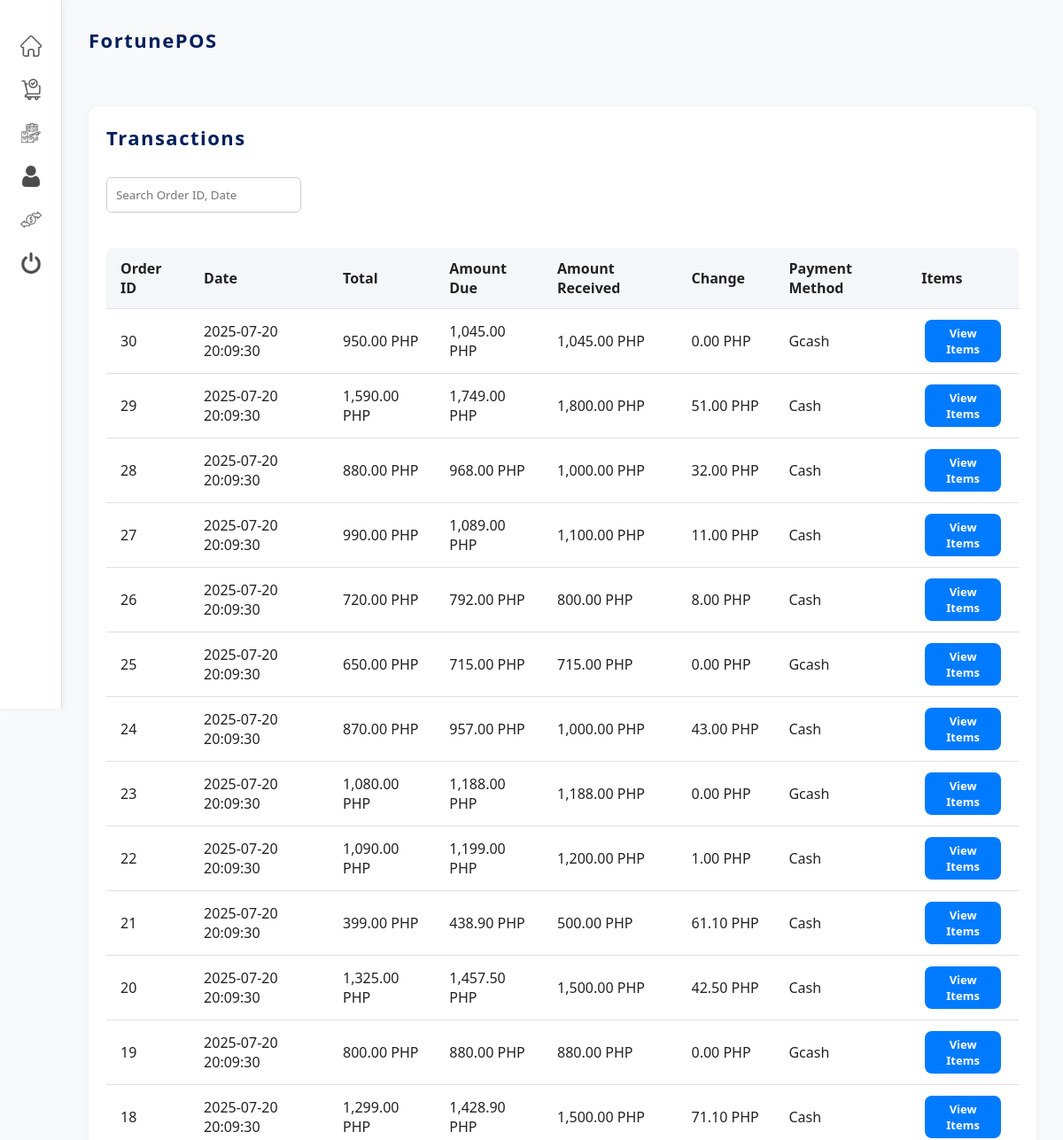
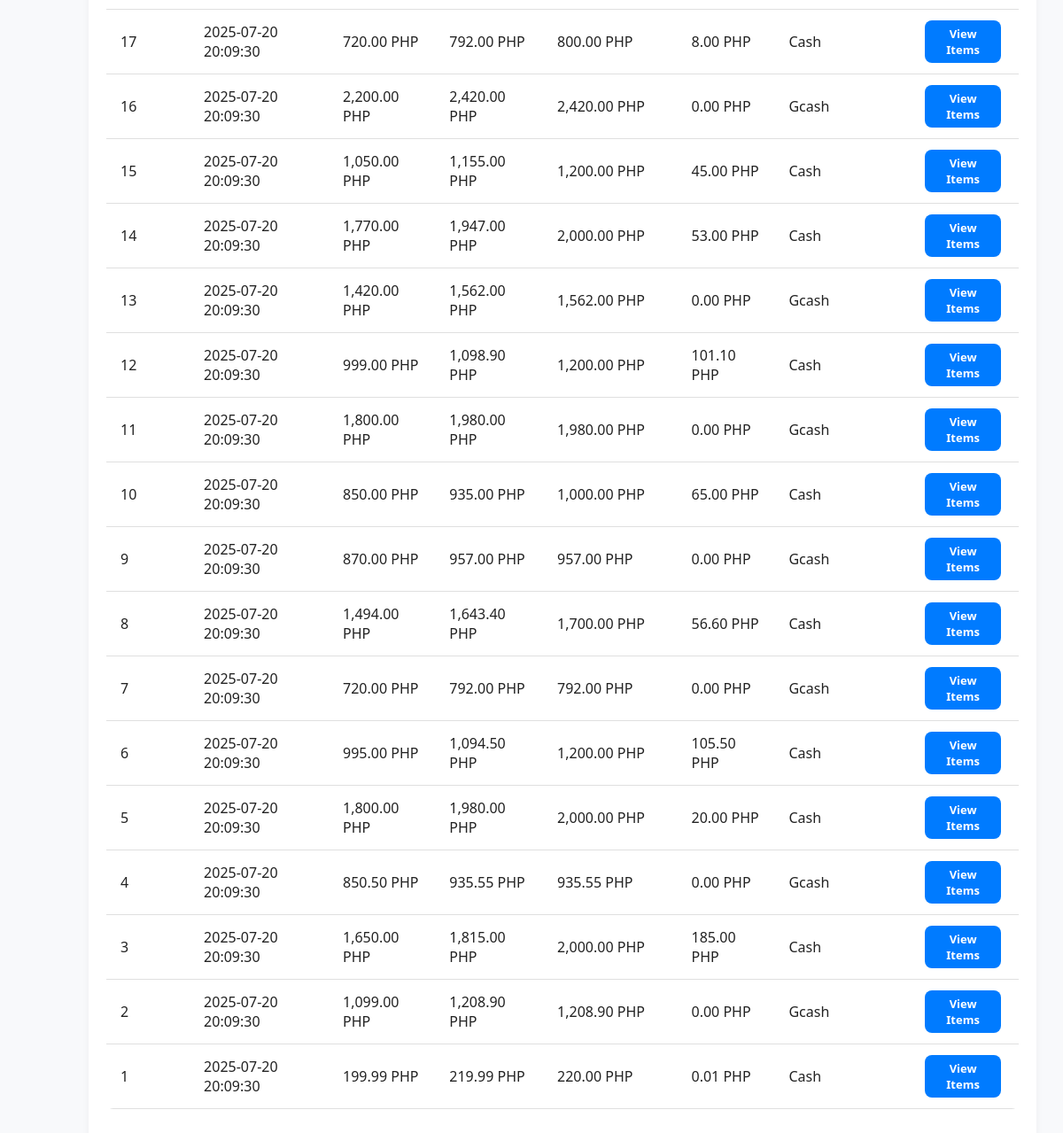
The app's page /admin/transactions.php (signed in) with its own data (2 pictures, top to bottom).
### tables this page shows
CREATE TABLE orders (
    id INT AUTO_INCREMENT NOT NULL PRIMARY KEY,
    total DECIMAL(10,2) NOT NULL,
    created_at TIMESTAMP DEFAULT CURRENT_TIMESTAMP NOT NULL,
    amount_due DECIMAL(10,2) NOT NULL,
    amount_received DECIMAL(10,2) NOT NULL,
    change_amount DECIMAL(10,2) NOT NULL,
    payment_method VARCHAR(20) NOT NULL
    );

### admin/transactions.php (the view, shortened to what this page needs)
<!DOCTYPE html>
<html lang="en">
  <?php
    include_once '../includes/head.php';
  ?>
<body>
  <?php include_once '../includes/sidebar.php'; ?>
  <div class="main-content">
    <?php include_once '../includes/header.php'; ?>
    <div class="table-container">
      <table>
        <thead>
          <tr>
            <h2>Transactions</h2>
            <div style="margin-bottom: 20px;">
              <input type="text" id="search-input" class='search-input'  placeholder="Search Order ID, Date"   />
            </div>
          </tr>
          <tr>
            <th>Order ID</th>
            <th>Date</th>
            <th>Total</th>
            <th>Amount Due</th>
            <th>Amount Received</th>
            <th>Change</th>
            <th>Payment Method</th>
            <th>Items</th>
          </tr>
        </thead>
        <tbody>
          <?php
          $orders = $conn->query("SELECT * FROM orders ORDER BY id DESC");
          while ($order = $orders->fetch(PDO::FETCH_ASSOC)) {
            echo "<tr class='order-row'>";
            echo "<td>{$order['id']}</td>";
            echo "<td>{$order['created_at']}</td>";
            echo "<td>" . number_format($order['total'], 2) . " PHP</td>";
            echo "<td>" . number_format($order['amount_due'], 2) . " PHP</td>";
            echo "<td>" . number_format($order['amount_received'], 2) . " PHP</td>";
            echo "<td>" . number_format($order['change_amount'], 2) . " PHP</td>";
            echo "<td>{$order['payment_method']}</td>";
            echo "<td><button class='toggle-btn' data-id='{$order['id']}'>View Items</button></td>";
            echo "</tr>";
          }
          ?>
        </tbody>
      </table>
    </div>
  </div>
</body>
</html>

### style.css (style rules this page uses)
* { margin: 0; padding: 0; box-sizing: border-box; font-family: "Segoe UI", sans-serif; }
body { display: flex; background: #f8f9fb; color: #333; min-height: 100vh; }
.main-content { flex: 1; padding: 30px; }
.cart-table, table { width: 100%; border-collapse: collapse; margin-top: 20px; margin-bottom: 15px; border-radius: 8px; overflow: hidden; }
.cart-table th, .cart-table td, th, td { padding: 12px 15px; text-align: left; border-bottom: 1px solid #ddd; font-size: 15px; }
.cart-table th, th { background-color: #f4f6fb; font-weight: 600; }
.edit, .delete, .add, .checkout-btn, .complete-order-btn, button { margin: 0 4px; padding: 6px 12px; border: none; border-radius: 8px; color: white; cursor: pointer; font-size: 13px; font-weight: 600; transition: background-color 0.2s, transform 0.3s; }
h2 { font-size: 20px; color: #001f5c; margin-bottom: 20px; }
.receipt-box h2, h2 { font-size: 22px; color: #001f5c; margin-bottom: 30px; letter-spacing: 1.5px; }
.receipt-box table, table { width: 100%; border-collapse: collapse; margin-bottom: 20px; text-align: left; }
.receipt-box th, .receipt-box td, th, td { padding: 10px; border-bottom: 1px solid #ddd; }
.table-container { background-color: #fff; padding: 20px; border-radius: 10px; box-shadow: 0 0 8px rgba(0, 0, 0, 0.05); overflow-x: auto; }
.table-container table { width: 100%; border-collapse: collapse; margin-top: 20px; }
.table-container th, .table-container td { padding: 12px 16px; border-bottom: 1px solid #e0e0e0; text-align: left; }
.table-container th { background-color: #f4f6f9; font-weight: 600; }
.table-container table, .table-container th, .table-container td { color: #222 !important; font-size: 16px; }
.toggle-btn { background-color:#007bff; }
.search-input, .num-input { padding: 10px; margin-bottom: 20px; border: 1px solid #ccc; border-radius: 6px; }

### records on screen
orders: id "30", created_at "2025-07-20 20:09:30", total "950.00", amount_due "1,045.00", amount_received "1,045.00", change_amount "0.00", payment_method "Gcash"
orders: id "29", created_at "2025-07-20 20:09:30", total "1,590.00", amount_due "1,749.00", amount_received "1,800.00", change_amount "51.00", payment_method "Cash"
orders: id "28", created_at "2025-07-20 20:09:30", total "880.00", amount_due "968.00", amount_received "1,000.00", change_amount "32.00", payment_method "Cash"
orders: id "27", created_at "2025-07-20 20:09:30", total "990.00", amount_due "1,089.00", amount_received "1,100.00", change_amount "11.00", payment_method "Cash"
orders: id "26", created_at "2025-07-20 20:09:30", total "720.00", amount_due "792.00", amount_received "800.00", change_amount "8.00", payment_method "Cash"
orders: id "25", created_at "2025-07-20 20:09:30", total "650.00", amount_due "715.00", amount_received "715.00", change_amount "0.00", payment_method "Gcash"
orders: id "24", created_at "2025-07-20 20:09:30", total "870.00", amount_due "957.00", amount_received "1,000.00", change_amount "43.00", payment_method "Cash"
orders: id "23", created_at "2025-07-20 20:09:30", total "1,080.00", amount_due "1,188.00", amount_received "1,188.00", change_amount "0.00", payment_method "Gcash"
orders: id "22", created_at "2025-07-20 20:09:30", total "1,090.00", amount_due "1,199.00", amount_received "1,200.00", change_amount "1.00", payment_method "Cash"
orders: id "21", created_at "2025-07-20 20:09:30", total "399.00", amount_due "438.90", amount_received "500.00", change_amount "61.10", payment_method "Cash"
orders: id "20", created_at "2025-07-20 20:09:30", total "1,325.00", amount_due "1,457.50", amount_received "1,500.00", change_amount "42.50", payment_method "Cash"
orders: id "19", created_at "2025-07-20 20:09:30", total "800.00", amount_due "880.00", amount_received "880.00", change_amount "0.00", payment_method "Gcash"
orders: id "18", created_at "2025-07-20 20:09:30", total "1,299.00", amount_due "1,428.90", amount_received "1,500.00", change_amount "71.10", payment_method "Cash"
orders: id "17", created_at "2025-07-20 20:09:30", total "720.00", amount_due "792.00", amount_received "800.00", change_amount "8.00", payment_method "Cash"
orders: id "16", created_at "2025-07-20 20:09:30", total "2,200.00", amount_due "2,420.00", amount_received "2,420.00", change_amount "0.00", payment_method "Gcash"
orders: id "15", created_at "2025-07-20 20:09:30", total "1,050.00", amount_due "1,155.00", amount_received "1,200.00", change_amount "45.00", payment_method "Cash"
orders: id "14", created_at "2025-07-20 20:09:30", total "1,770.00", amount_due "1,947.00", amount_received "2,000.00", change_amount "53.00", payment_method "Cash"
orders: id "13", created_at "2025-07-20 20:09:30", total "1,420.00", amount_due "1,562.00", amount_received "1,562.00", change_amount "0.00", payment_method "Gcash"
orders: id "12", created_at "2025-07-20 20:09:30", total "999.00", amount_due "1,098.90", amount_received "1,200.00", change_amount "101.10", payment_method "Cash"
orders: id "11", created_at "2025-07-20 20:09:30", total "1,800.00", amount_due "1,980.00", amount_received "1,980.00", change_amount "0.00", payment_method "Gcash"
orders: id "10", created_at "2025-07-20 20:09:30", total "850.00", amount_due "935.00", amount_received "1,000.00", change_amount "65.00", payment_method "Cash"
orders: id "9", created_at "2025-07-20 20:09:30", total "870.00", amount_due "957.00", amount_received "957.00", change_amount "0.00", payment_method "Gcash"
orders: id "8", created_at "2025-07-20 20:09:30", total "1,494.00", amount_due "1,643.40", amount_received "1,700.00", change_amount "56.60", payment_method "Cash"
orders: id "7", created_at "2025-07-20 20:09:30", total "720.00", amount_due "792.00", amount_received "792.00", change_amount "0.00", payment_method "Gcash"
orders: id "6", created_at "2025-07-20 20:09:30", total "995.00", amount_due "1,094.50", amount_received "1,200.00", change_amount "105.50", payment_method "Cash"
orders: id "5", created_at "2025-07-20 20:09:30", total "1,800.00", amount_due "1,980.00", amount_received "2,000.00", change_amount "20.00", payment_method "Cash"
orders: id "4", created_at "2025-07-20 20:09:30", total "850.50", amount_due "935.55", amount_received "935.55", change_amount "0.00", payment_method "Gcash"
orders: id "3", created_at "2025-07-20 20:09:30", total "1,650.00", amount_due "1,815.00", amount_received "2,000.00", change_amount "185.00", payment_method "Cash"
orders: id "2", created_at "2025-07-20 20:09:30", total "1,099.00", amount_due "1,208.90", amount_received "1,208.90", change_amount "0.00", payment_method "Gcash"
orders: id "1", created_at "2025-07-20 20:09:30", total "199.99", amount_due "219.99", amount_received "220.00", change_amount "0.01", payment_method "Cash"
